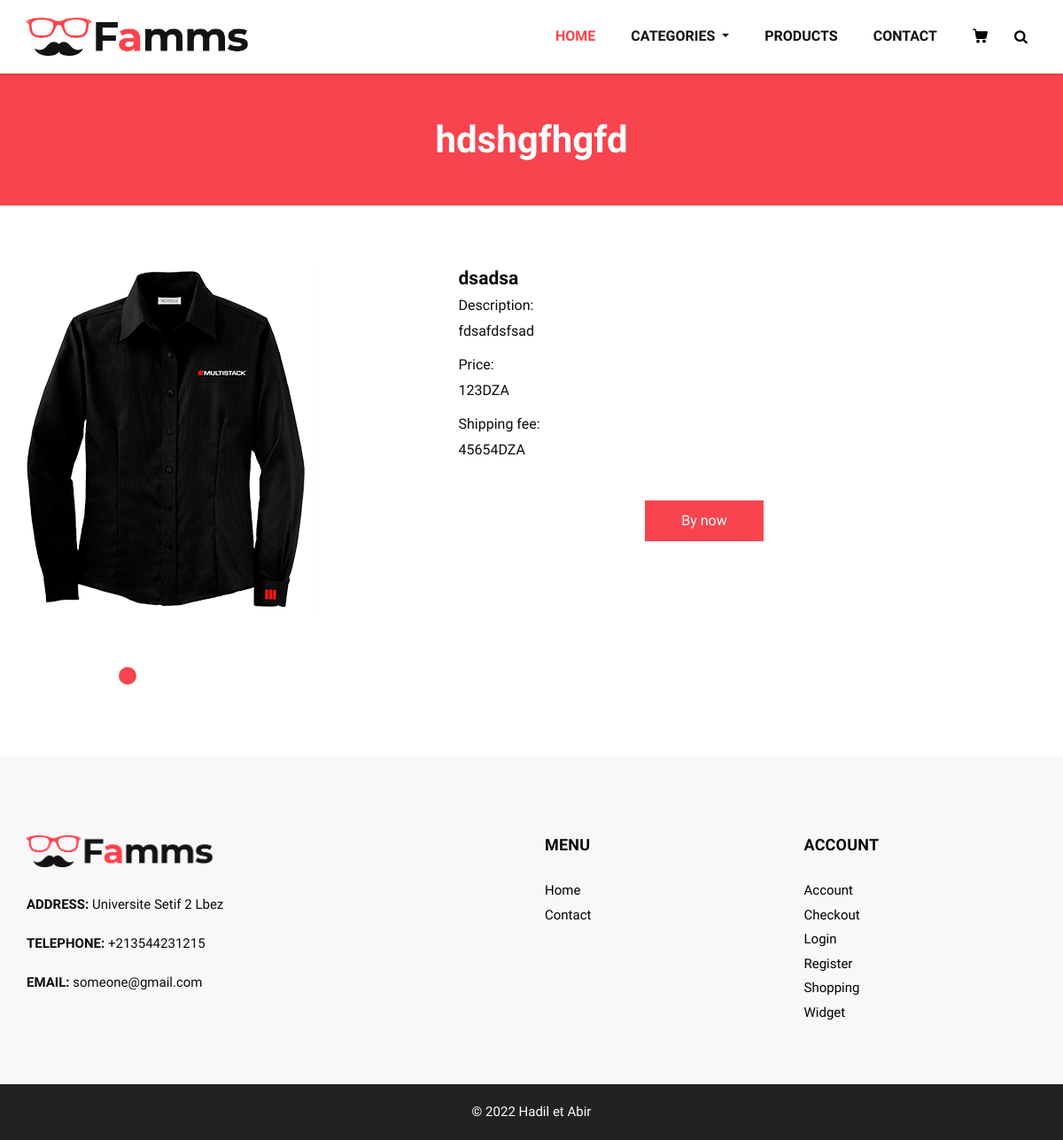
The page /checkout/2 on the database its author committed.
### backend.py (models this page shows, shortened)
class Categories(database.Model):
    CATID = database.Column(database.Integer, primary_key=True)
    name = database.Column(database.String(600), nullable=False)
    description = database.Column(database.String(600), nullable=False)

class Proimgs(database.Model):
    IMGID = database.Column(
        database.Integer, primary_key=True)
    PROID = database.Column(
        database.Integer, database.ForeignKey("proimgs.PROID"))
    img = database.Column(database.String(600), nullable=False)

class Products(database.Model):
    PROID = database.Column(
        database.Integer, primary_key=True)
    CATID = database.Column(
        database.Integer, database.ForeignKey("categories.CATID"))
    name = database.Column(database.String(600), nullable=False)
    description = database.Column(database.String(600), nullable=False)
    price = database.Column(database.Integer, nullable=False)
    shippingFee = database.Column(database.Integer, nullable=False)

### backend.py (the view)
@app.route('/checkout/<int:PROID>')
def checkout(PROID):
    product = Products.query.get(PROID)
    if product is not None:
        category = Categories.query.get(product.CATID)
        imgs = Proimgs.query.filter(Proimgs.PROID == product.PROID).all()
        data = {
            "category": category,
            "product": product,
            "img": imgs
        }
        return render_template('checkout.html', data=data)
    else:
        return redirect('/404')

### templates/checkout.html (shortened to what this page needs)
{%extends 'base.html'%} {%block title%}Products{%endblock%} {%block
class%}class="sub_page"{%endblock%}  {%block main%}
<section class="inner_page_head">
  <div class="container_fuild">
    <div class="row">
      <div class="col-md-12">
        <div class="full">
          <h3>{{data["category"].name}}</h3>
        </div>
      </div>
    </div>
  </div>
</section>
<section class="product_section layout_padding">
  <div class="container">
    <div class="row">
      <div class="col-lg-5">
        <div id="customCarousel1" class="carousel slide" data-ride="carousel">
          <div class="carousel-inner">
            <div class="carousel-item active">
              <div class="img-box">
                <img
                  src="../static/assets/images/uploads/{{data['img'][0].img}}"
                  alt=""
                />
              </div>
            </div>
          </div>
          <div class="col-lg-6">
            <ol class="carousel-indicators">
              <li
                data-target="#customCarousel1"
                data-slide-to="0"
                class="active"
              ></li>
            </ol>
          </div>
        </div>
      </div>
      <div class="col-lg-6">
        <div class="detail-box">
          <h5>
            <span> {{data["product"].name}} </span>
          </h5>
          <h6>Description:</h6>
          <p>{{data["product"].description}}</p>
          <h6>Price:</h6>
          <p>{{data["product"].price}}DZA</p>
          <h6>Shipping fee:</h6>
          <p>{{data["product"].shippingFee}}DZA</p>
          <div class="btn-box">
            <a href="/thankyou" class="btn2"> By now </a>
          </div>
        </div>
      </div>
    </div>
  </div>
</section>
{%endblock%}

### static/assets/css/style.css (style rules this page uses)
* { box-sizing: border-box; }
body { font-family: 'Montserrat', sans-serif; color: #0c0c0c; background-color: #ffffff; overflow-x: hidden; }
.layout_padding { padding: 70px 0; }
a, a:hover, a:focus { text-decoration: none; }
.product_section .btn-box { display: -webkit-box; display: -ms-flexbox; display: flex; -webkit-box-pack: center; -ms-flex-pack: center; justify-content: center; margin-top: 45px; }
.product_section .btn-box a { display: inline-block; padding: 10px 40px; background-color: #f7444e; border: 1px solid #f7444e; color: #ffffff; border-radius: 0; -webkit-transition: all 0.3s; transition: all 0.3s; }
.detail-box h5 { font-size: 21px; font-weight: 700; }
.inner_page_head { background: #f7444e; text-align: center; color: #fff; padding-top: 50px; padding-bottom: 40px; }
.inner_page_head h3 { font-size: 42px; font-weight: 800; }

### static/assets/css/responsive.css (style rules this page uses)
@media (min-width: 1200px) { .container { max-width: 1170px; } }

### templates/checkout.html (style rules this page uses)
.carousel-indicators { position: unset; margin: 0; margin-top: 45px; -webkit-box-pack: start; -ms-flex-pack: start; justify-content: center; -webkit-box-align: center; -ms-flex-align: center; align-items: center; }
.carousel-indicators li { background-color: #5c5c5c; width: 12px; height: 12px; border-radius: 100%; opacity: 1; }
.carousel-indicators li.active { width: 20px; height: 20px; background-color: #f7444e; }

### rows shown on the page
Categories: category.name "hdshgfhgfd"
Proimgs: img (picture)
Products: product.name "dsadsa", product.description "fdsafdsfsad", product.price "123", product.shippingFee "45654"
